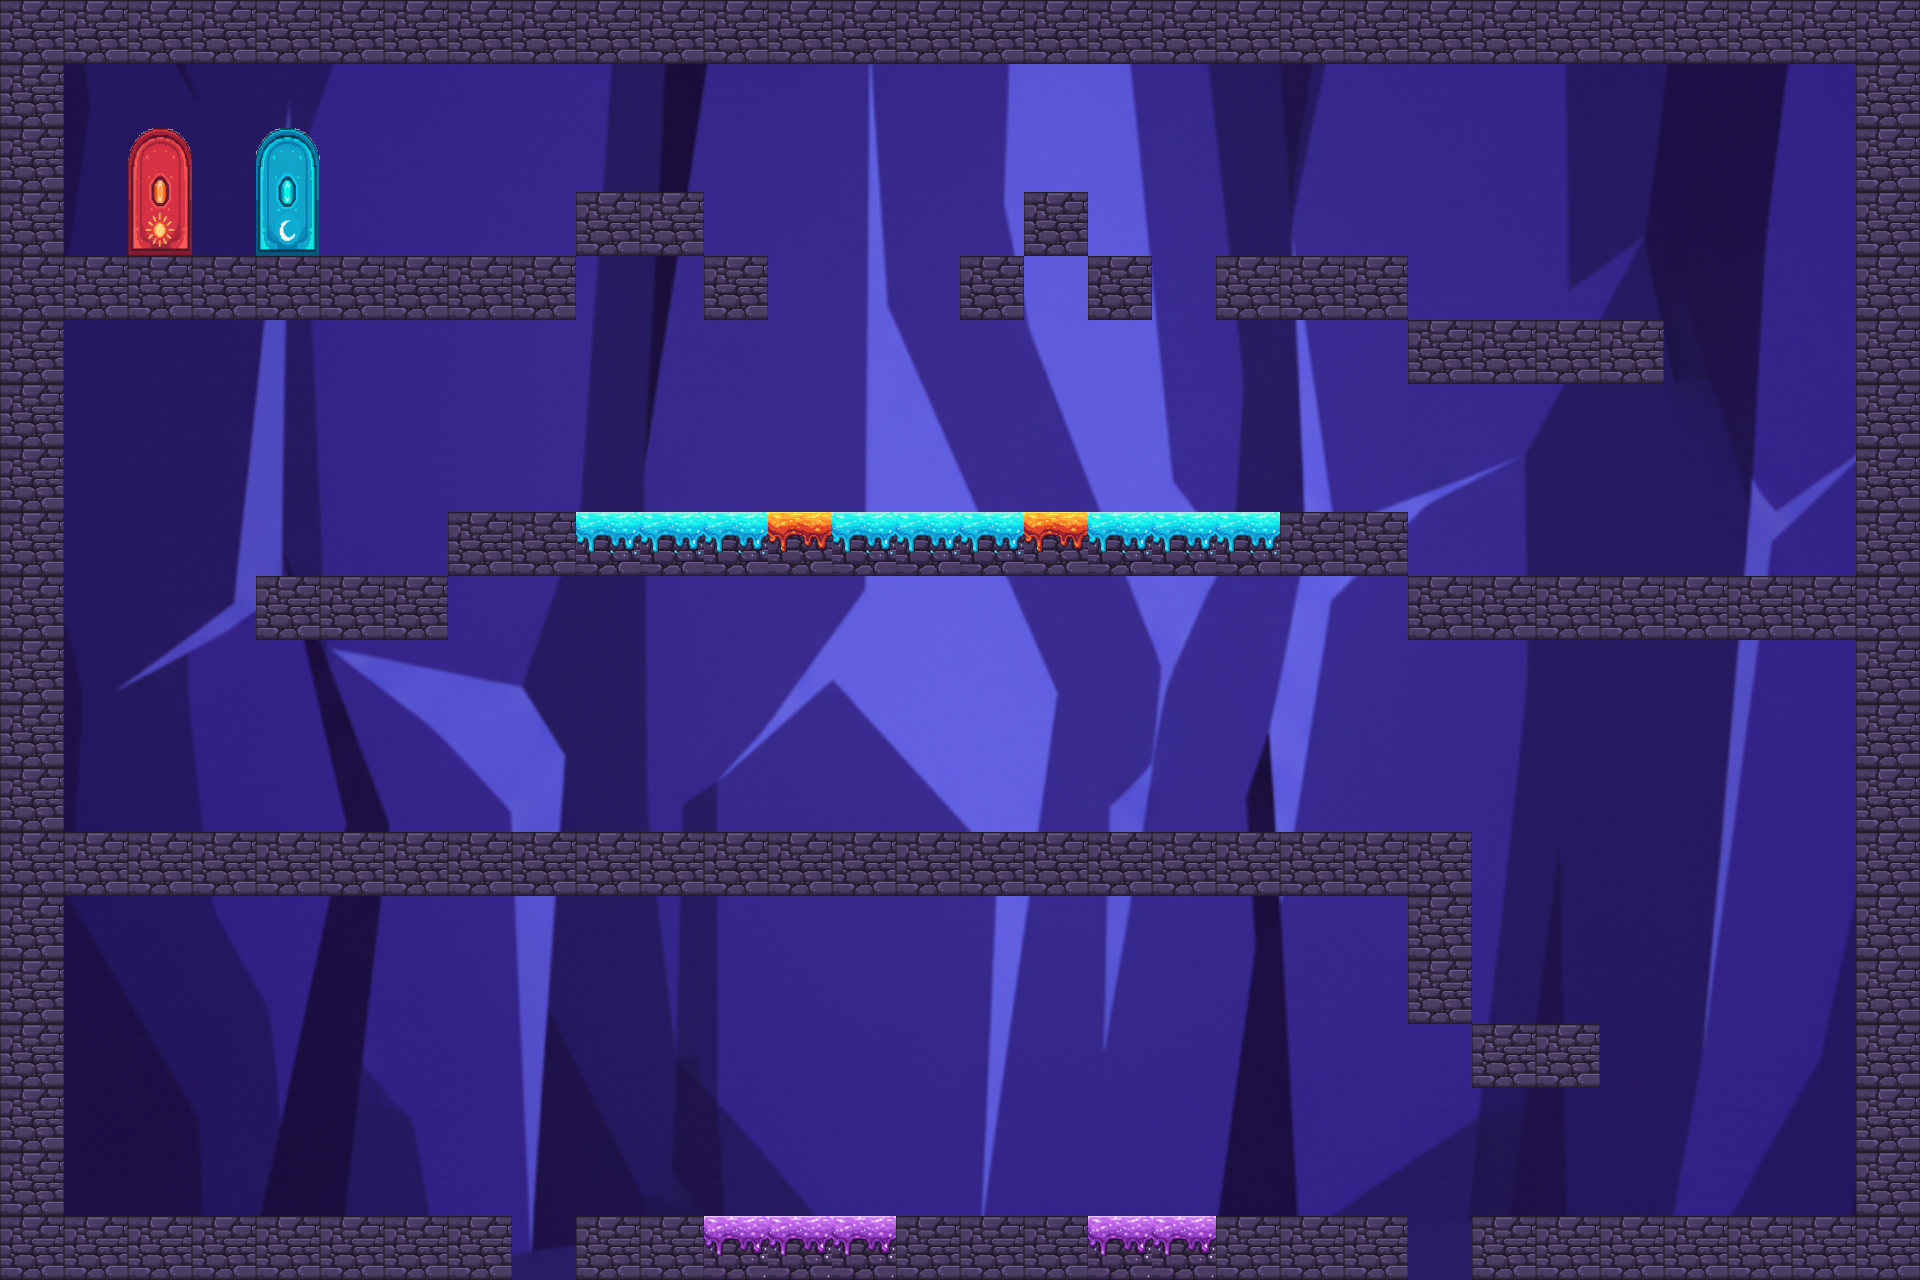

Rendered tile map (Tiled .tmx) drawn with the repository's tilesets; below, a short description and the map source with its tile grids summarised:
An orthogonal 30x20 tile map with 64x64 px tiles, 6 tile layers (Fondo, PeligroComun, Agua, Puerta, ...), 10 tilesets and 51 objects.

<map version="1.10" tiledversion="1.11.2" orientation="orthogonal" renderorder="right-down" width="30" height="20" tilewidth="64" tileheight="64" infinite="0" nextlayerid="20" nextobjectid="113">
 <tileset firstgid="1" source="elementos.tsx" />
 <tileset firstgid="99" source="lava.tsx" />
 <tileset firstgid="100" source="agua.tsx" />
 <tileset firstgid="101" source="Piedra.tsx" />
 <tileset firstgid="102" source="puertaLuna.tsx" />
 <tileset firstgid="104" source="puertaSol.tsx" />
 <tileset firstgid="106" source="Lava.tsx" />
 <tileset firstgid="107" source="Agua.tsx" />
 <tileset firstgid="108" source="FondoRocoso.tsx" />
 <tileset firstgid="918" source="Peligro.tsx" />
 <layer id="1" name="Fondo" width="30" height="20">
  <data>[600 cells, 600 non-empty, 600 distinct tile ids]</data>
 </layer>
 <layer id="17" name="PeligroComun" width="30" height="20">
  <data>[600 cells, 5 non-empty, 1 distinct tile ids]</data>
 </layer>
 <layer id="7" name="Agua" width="30" height="20">
  <data>[600 cells, 9 non-empty, 1 distinct tile ids]</data>
 </layer>
 <layer id="2" name="Puerta" width="30" height="20">
  <data>[600 cells, 4 non-empty, 4 distinct tile ids]</data>
 </layer>
 <layer id="14" name="Piedra" width="30" height="20">
  <data>[600 cells, 152 non-empty, 1 distinct tile ids]</data>
 </layer>
 <layer id="6" name="Lava" width="30" height="20">
  <data>[600 cells, 2 non-empty, 2 distinct tile ids]</data>
 </layer>
 <objectgroup id="11" name="PuertaLuna">
  <object id="57" x="258" y="131" width="62" height="123" />
 </objectgroup>
 <objectgroup id="18" name="Peligro">
  <object id="99" x="707.667" y="1218.67" width="183.333" height="25.8333" />
  <object id="100" x="1095.5" y="1214.5" width="114.5" height="25" />
  <object id="111" x="511" y="1269" width="66" height="12" />
  <object id="112" x="1408" y="1266.5" width="64" height="13.5" />
 </objectgroup>
 <objectgroup id="12" name="PuertaSol">
  <object id="58" x="128" y="131" width="63" height="121" />
 </objectgroup>
 <objectgroup id="10" name="PeligroLava">
  <object id="53" x="768" y="515.5" width="63" height="22.5" />
  <object id="90" x="1025.5" y="517" width="63" height="22" />
 </objectgroup>
 <objectgroup id="13" name="BloquesMoviles">
  <object id="59" x="458" y="766" width="68" height="64" />
  <object id="60" x="1277.5" y="448" width="68" height="64" />
 </objectgroup>
 <objectgroup id="5" name="Colisiones">
  <object id="1" x="0" y="-2" width="64" height="1280" />
  <object id="2" x="0" y="-2" width="64" height="1280" />
  <object id="4" x="-6.06061" y="-6.06061" width="1930.3" height="66.6667" />
  <object id="7" x="57.5758" y="256.515" width="518.545" height="64.697" />
  <object id="8" x="703.03" y="254.545" width="63.6364" height="66.6667" />
  <object id="9" x="960.515" y="256.515" width="63.7273" height="61.6667" />
  <object id="10" x="1212.12" y="254.545" width="193.939" height="60.6061" />
  <object id="11" x="1403.03" y="319.819" width="263.636" height="65.0303" />
  <object id="12" x="51.5152" y="832.242" width="1421.21" height="64.7273" />
  <object id="14" x="1403.03" y="875.758" width="69.697" height="148.485" />
  <object id="19" x="1854.48" y="35.3636" width="66.7273" height="1244.78" />
  <object id="20" x="1408" y="577.697" width="461.697" height="61.697" />
  <object id="24" x="56.5758" y="1217.15" width="454.73" height="63.6364" />
  <object id="32" x="254" y="576" width="193.667" height="64" />
  <object id="86" x="1472.15" y="1024.76" width="126.697" height="63.485" />
  <object id="87" x="896.635" y="1216.18" width="192.73" height="63.6364" />
  <object id="88" x="1214.63" y="1215.18" width="192.73" height="63.6364" />
  <object id="89" x="1471.63" y="1215.18" width="447.73" height="63.6364" />
  <object id="94" x="576.635" y="1216.18" width="128.063" height="63.6364" />
  <object id="95" x="576" y="192" width="127" height="65" />
  <object id="96" x="1088" y="256" width="65" height="65" />
  <object id="97" x="1024" y="192" width="65" height="65" />
  <object id="101" x="1089.5" y="1241" width="124" height="38.5" />
  <object id="102" x="705" y="1243.75" width="195" height="39" />
  <object id="103" x="448.667" y="513" width="127" height="62" />
  <object id="104" x="1281" y="513" width="126.5" height="64" />
  <object id="105" x="576.5" y="538.5" width="703.5" height="37.5" />
 </objectgroup>
 <objectgroup id="15" name="Botones">
  <object id="76" x="896" y="766" width="66" height="65" />
  <object id="78" x="1536" y="257" width="65" height="62" />
 </objectgroup>
 <objectgroup id="8" name="Estrellas">
  <object id="45" x="958" y="1051" width="70" height="64" />
  <object id="50" x="1181" y="672" width="68" height="62" />
  <object id="47" x="1596" y="422" width="68" height="62" />
  <object id="49" x="1722" y="420" width="68" height="62" />
  <object id="81" x="1523" y="792" width="70" height="64" />
  <object id="82" x="1273" y="1049" width="70" height="64" />
  <object id="83" x="1117" y="1050" width="70" height="64" />
  <object id="84" x="765" y="1053" width="70" height="64" />
 </objectgroup>
 <objectgroup id="16" name="Barrera">
  <object id="75" x="1500" y="382" width="38" height="194" />
 </objectgroup>
 <objectgroup id="9" name="PeligroAgua">
  <object id="91" x="577" y="516" width="190" height="21" />
  <object id="92" x="834" y="516" width="190" height="22.5" />
  <object id="93" x="1090" y="516" width="190" height="23" />
 </objectgroup>
</map>
